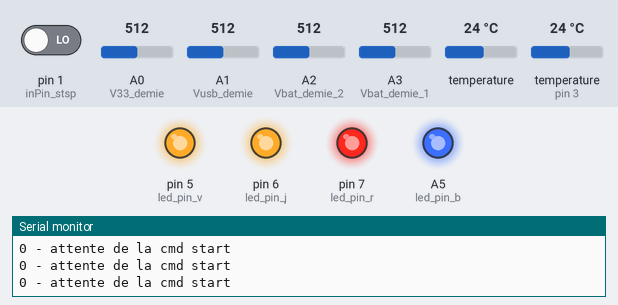
A sketch run on a simulated Teensy 4. On the bench: output pins drawn as LEDs (lit = HIGH), the last lines printed to the serial monitor. The test bench sets the inputs (shaded band); at power-on: pin 1 (inPin_stsp) LOW, A1 (Vusb_demie) = 512, A0 (V33_demie) = 512, A2 (Vbat_demie_2) = 512, A3 (Vbat_demie_1) = 512, temperature 24 °C, temperature (sensor on pin 3) 24 °C (analog values on the 0–1023 scale).

Above: at 6.8 s.
6.9 s: pin 1 (inPin_stsp) driven HIGH
At 10.9 s:
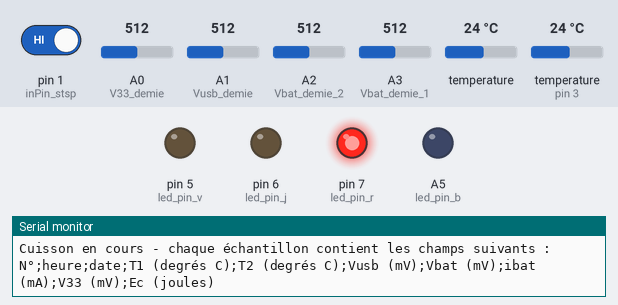
At 11.9 s:
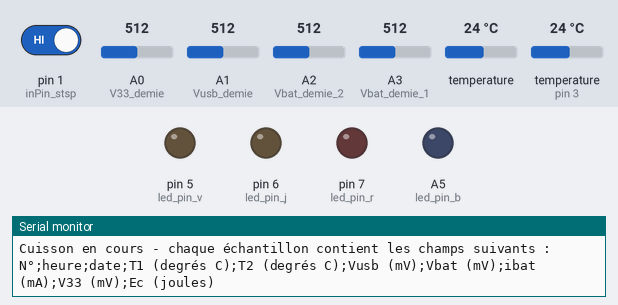
12.8 s: A1 (Vusb_demie) set to 608
15.8 s: A1 (Vusb_demie) set to 641
Timing chart, 0 to 18.8 s (numbered marks = the images above; inputs shaded):
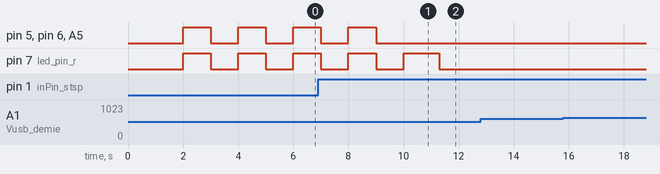

The sketch:

IHM-wifi.ino
```cpp
/*
 * 2 - Initialisation des paramètres
 */

 unsigned long tt1=0;//temps de travail 1
 unsigned long tt2=0;//temps de travail 2
 unsigned long ti=30000000;//temps itératif
 unsigned long ts=0;//temps de sleep

 /*
  * 2b - IHM clavier
  */

const int inPin_stsp = 1;    // SW2 connected to digital pin 1
bool val_stsp = false;//Création de la variable booléenne start stop (stsp)
//Création des tableaux (array) des gabarits de cuisson
float Gabarit1[] = {30, 0.4, 0.275, 70, 25, 30, 2, 1.0, 4};
float Gabarit2[] = {30, 0.4, 0.275, 72.5, 22.5, 28, 2.5, 1.25, 4};
float Gabarit3[] = {30, 0.4, 0.275, 75, 20, 24, 3, 1.5, 4};
float Gabarit4[] = {30, 0.4, 0.275, 77.5, 17.5, 22, 3.5, 1.75, 4};
float Gabarit5[] = {30, 0.4, 0.275, 80, 15, 20, 4, 2.0, 4};
float Gabarit6[] = {30, 0.4, 0.342, 82.5, 12.5, 18, 4.5, 2.25, 4};
float Gabarit7[] = {30, 0.4, 0.409, 85, 10, 16, 5, 2.5, 4};
float Gabarit8[] = {30, 0.4, 0.685, 87.5, 7.5, 14, 5.5, 2.75, 4};
float Gabarit9[] = {30, 0.4, 0.685, 90, 5, 12, 6, 3.0, 4};
//Création des variables "paramètres de cuisson"
int p; // période
float G;
float I;
float Tu;
float Tm;
int Tau;
float Vc;
float A_c;
int ta;
//Création de la variable Durée de Cuisson (DC) et affectation d'une valeur par défaut
int DC = 100;
//Création de la variable Gabarit et affectation d'une valeur par défaut
int Gabarit = 5;
//Création de la variable flag dédiée à la saisie du N° de gabarit
int flag=1;
//Création du paramètre i correspondant au nombre de chiffres à saisir pour définir la durée de cuisson
int i=3;
int reponse;

 /**
 * 2c - Acquisition des températures
 * Code pour lire un thermomètre digital DS18B20 sur un bus 1-Wire.
 */
 float T1;
 float T2;
/* Dépendance pour le bus 1-Wire */
#include <OneWire.h> //Chargement de la librairie OneWire.h
/* Broches des 2 bus 1-Wire */
const byte BROCHE_ONEWIRE_1 = 0;
const byte BROCHE_ONEWIRE_2 = 3;

/* Code de retour des 2 fonctions getT1() et getT2() */
enum DS18B20_RCODES {
  READ_OK,  // Lecture ok
  NO_SENSOR_FOUND,  // Pas de capteur
  INVALID_ADDRESS,  // Adresse reçue invalide
  INVALID_SENSOR  // Capteur invalide (pas un DS18B20)
};


/* Création des 2 objets OneWire pour manipuler les 2 bus 1-Wire */
OneWire ds1(BROCHE_ONEWIRE_1);
OneWire ds2(BROCHE_ONEWIRE_2);

/**
 * 2d - Mesure des tensions et calcul du courant ibat
 */

const int Vbat_demie_1 = A3; //Initialisation de la variable Vbat_demie_1 et affectation à l'entrée analogique A0 (demie valeur de la tension Vbat avant la résistance de 1 Ohm)
const int Vbat_demie_2 = A2; //Initialisation de la variable Vbat_demie_2 et affectation à l'entrée analogique A1 (demie valeur de la tension Vbat après la résistance de 1 Ohm)
float Vbat_1; //Initialisation de la variable Vbat_1 (valeur de la tension Vbat avant la résistance de 1 Ohm)
float Vbat_2; //Initialisation de la variable Vbat_2 (valeur de la tension Vbat après la résistance de 1 Ohm)
float ibat; //Initialisation de la variable ibat (valeur du courant qui traverse la résistance de 1 Ohm)
const float Vbat_limite = 4300; //Limite supérieure de Vbat
const float Vbat_nominal = 3700; //Valeur nominale de Vbat
const float Vbat_min = 3600; //Valeur minimun de Vbat
const float Vbat_cut_off = 2800; //Cut off de Vbat*/
const int Vusb_demie = A1; //Initialisation de la variable Vusb_demie
float Vusb; //Initialisation de la variable Vusb
const int V33_demie = A0; //Initialisation de la variable V33_demie
float V33; //Initialisation de la variable V33
//Initialisation des valeurs utilisées par la fonction de changement d'échelle (fonction mathématique map() de l'arduino)
const int MaxConv = 8192; //Valeur maximale lue
const int MaxVolt = 3272; //Valeur de la tension correspondante à la valeur maximale

bool state_Vusb = false;

/*
 * 2e - Built In Test Equipment (BITE)
 */

 const int led_pin_r = 7;//Led rouge
 const int led_pin_j = 6;//Led jaune
 const int led_pin_v = 5;//Led verte

 /** 2f - Transmission
 * Chargement de la librairie VirtualWire - Gestion de l'émetteur 433 MHZ
 **/
/*
#include <VirtualWire.h>
const int transmit_pin = 4;//Pin de sortie de l'émetteur*/
byte count = 0;//Initialisation du numéro du message


/**
 * 2g - Horodatage & Chronomètre
 * Horodatage
 */

 /*
#include "TimeLib.h" //Include TimeLib.h library
/**
 * Chronomètre
  */
#include <Chrono.h> //Include Chrono.h Library
Chrono Chrono(Chrono::MICROS);//Instanciate a Chrono object

/**
 * 2h - Bilan énergétique de la batterie
 * Chargement de la librairie
 */
unsigned long Etot=0; //Energie électrique totale consommée en joule
unsigned long Et=0; //Energie électrique consommée pendant le travail
unsigned long Es=0; //Energie électrique consommée pendant le sommeil (sleep)
unsigned long Ec=0; //Energie électrique consommée cumulée

/**
 * 2i Calcul
 */

/**
 * 2j - Visualisation du contenu des échantillons
/**

/*
 * 2k mode sleep
 */

 const int led_pin_b = 19;//blue led connected to digital pin 19
 const int inPin_sleep = 2;//SW3 connected to digital pin 2
bool val_sleep = false;//variable to store the read value


 /*
  * 3 - Fonctions spécifiques
  */
/*
 //#include <digitalWriteFast.h> Non supporter par le MKR WiFi 1010
   */
 void wait_s_m(){
    int time = 0;
    while (!Serial && time < 1000) {
        mesures();//Lance la fonction mesures() pour connaitre l'état de Vusb (state_Vusb)
        if (!state_Vusb) {digitalWrite(led_pin_r, HIGH);}
        if (state_Vusb) {digitalWrite(led_pin_v, HIGH);}
        delay(30);
        if (!state_Vusb) {digitalWrite(led_pin_r, LOW);}
        if (state_Vusb) {digitalWrite(led_pin_v, LOW);}
        delay(30);
    }
    // normal delay for Arduino Serial Monitor
    delay(1200);
  }

   /**
 * 3c-1 - Fonction d'acquisition de la température via le 1er thermomètre digital DS18B20 (ds1).
 * Fonction de lecture de la température via un thermomètre digital DS18B20 câblé sur le 1er bus ds1.
 */
byte getT1(float *T1, byte reset_search) {
  byte data[9], addr[8];
  // data[] : Données lues depuis le scratchpad
  // addr[] : Adresse du module 1-Wire détecté

  /* Reset le bus 1-Wire si nécessaire (requis pour la lecture du premier capteur) */
  if (reset_search) {
    ds1.reset_search();
  }

  /* Recherche le prochain capteur 1-Wire disponible */
  if (!ds1.search(addr)) {
    // Pas de capteur
    return NO_SENSOR_FOUND;
  }

  /* Vérifie que l'adresse a été correctement reçue */
  if (OneWire::crc8(addr, 7) != addr[7]) {
    // Adresse invalide
    return INVALID_ADDRESS;
  }

  /* Vérifie qu'il s'agit bien d'un DS18B20 */
  if (addr[0] != 0x28) {
    // Mauvais type de capteur
    return INVALID_SENSOR;
  }

  /* Reset le bus 1-Wire et sélectionne le capteur */
  ds1.reset();
  ds1.select(addr);

  /* Lance une prise de mesure de température et attend la fin de la mesure */
  ds1.write(0x44, 1);
  delay(800);

  /* Reset le bus 1-Wire, sélectionne le capteur et envoie une demande de lecture du scratchpad */
  ds1.reset();
  ds1.select(addr);
  ds1.write(0xBE);

 /* Lecture du scratchpad */
  for (byte i = 0; i < 9; i++) {
    data[i] = ds1.read();
  }

  /* Calcul de la température en degré Celsius */
  *T1 = (int16_t) ((data[1] << 8) | data[0]) * 0.0625;

  // Pas d'erreur
  return READ_OK;
}
 /** 3c-2 - Fonction d'acquisition de la température via le 2ème thermomètre digital DS18B20 (ds2).
 */
byte getT2(float *T2, byte reset_search) {
  byte data[9], addr[8];
  // data[] : Données lues depuis le scratchpad
  // addr[] : Adresse du module 1-Wire détecté

  /* Reset le bus 1-Wire ci nécessaire (requis pour la lecture du premier capteur) */
  if (reset_search) {
    ds2.reset_search();
  }

  /* Recherche le prochain capteur 1-Wire disponible */
  if (!ds2.search(addr)) {
    // Pas de capteur
    return NO_SENSOR_FOUND;
  }

  /* Vérifie que l'adresse a été correctement reçue */
  if (OneWire::crc8(addr, 7) != addr[7]) {
    // Adresse invalide
    return INVALID_ADDRESS;
  }

  /* Vérifie qu'il s'agit bien d'un DS18B20 */
  if (addr[0] != 0x28) {
    // Mauvais type de capteur
    return INVALID_SENSOR;
  }

  /* Reset le bus 1-Wire et sélectionne le capteur */
  ds2.reset();
  ds2.select(addr);

  /* Lance une prise de mesure de température et attend la fin de la mesure */
  ds2.write(0x44, 1);
  delay(800);

  /* Reset le bus 1-Wire, sélectionne le capteur et envoie une demande de lecture du scratchpad */
  ds2.reset();
  ds2.select(addr);
  ds2.write(0xBE);

 /* Lecture du scratchpad */
  for (byte i = 0; i < 9; i++) {
    data[i] = ds2.read();
  }

  /* Calcul de la température en degré Celsius */
  *T2 = (int16_t) ((data[1] << 8) | data[0]) * 0.0625;

  // Pas d'erreur
  return READ_OK;
}

/*
 * 3b - IHM clavier
 */

 void saisie(){Serial.println ("Systeme de Cuisson Assistee par Ordinateur (SCAO) ");
  //Saisie des paramètres de cuisson
  //Saisie de la duree de cuisson DC
  byte a; byte b; byte c; byte x=(15);
  Serial.println ("Entrer DC (mn) sur 3 chiffres");
  while (i > 0) {
  switch (i) {
  case 3:
  if (Serial.available () > 0)  {a=Serial.read(); a=a&x; i=i-1; break;}
  case 2:
  if (Serial.available () > 0)  {b=Serial.read(); b=b&x; i=i-1; break;}
  case 1:
  if (Serial.available () > 0)  {c=Serial.read(); c=c&x; DC=(100*a+10*b+c); Serial.print (DC); Serial.println (" mn "); i=i-1; break;}
  default: {delay(1000);}
    }//Switch
  } //While DC

  //Saisie du gabarit
  Serial.println ("Par defaut le gabarit est 5, voulez-vous le changer o/n ?");
   flag=1;
   while (flag>0) {if (Serial.available () > 0) {
   reponse=Serial.read();
   if (reponse==111 | reponse==79) {
   Serial.println ("Choisir le gabarit 1 -> 9 ");
   while (flag>0) {if (Serial.available () > 0) {
   reponse=Serial.read();
   Gabarit=reponse&x;
   if (Gabarit > 0 & Gabarit <=9){flag=flag-1;}
   delay (1000);
 }//if serial.available b
 }//while
 }//if
   if (reponse==110 | reponse==78) {flag=flag-1;}
   delay (1000);
 }//if Serial.available a
 }//while

 //Visualisation DC et N° de gabarit
 Serial.print ("Duree de cuisson "), Serial.print (DC); Serial.println (" mn - ");
  //Visualisation des parametres correspondants au N° du gabarit choisi
  delay (1000);
  switch (Gabarit) {
  case 1: p=Gabarit1[0]; G=Gabarit1[1]; I=Gabarit1[2]; Tu=Gabarit1[3]; Tm=Gabarit1[4]; Tau=Gabarit1[5]; Vc=Gabarit1[6]; A_c=Gabarit1[7]; ta=Gabarit1[8];  break;
  case 2: p=Gabarit2[0]; G=Gabarit2[1]; I=Gabarit2[2]; Tu=Gabarit2[3]; Tm=Gabarit2[4]; Tau=Gabarit2[5]; Vc=Gabarit2[6]; A_c=Gabarit2[7]; ta=Gabarit2[8];  break;
  case 3: p=Gabarit3[0]; G=Gabarit3[1]; I=Gabarit3[2]; Tu=Gabarit3[3]; Tm=Gabarit3[4]; Tau=Gabarit3[5]; Vc=Gabarit3[6]; A_c=Gabarit3[7]; ta=Gabarit3[8];  break;
  case 4: p=Gabarit4[0]; G=Gabarit4[1]; I=Gabarit4[2]; Tu=Gabarit4[3]; Tm=Gabarit4[4]; Tau=Gabarit4[5]; Vc=Gabarit4[6]; A_c=Gabarit4[7]; ta=Gabarit4[8];  break;
  case 5: p=Gabarit5[0]; G=Gabarit5[1]; I=Gabarit5[2]; Tu=Gabarit5[3]; Tm=Gabarit5[4]; Tau=Gabarit5[5]; Vc=Gabarit5[6]; A_c=Gabarit5[7]; ta=Gabarit5[8];  break;
  case 6: p=Gabarit6[0]; G=Gabarit6[1]; I=Gabarit6[2]; Tu=Gabarit6[3]; Tm=Gabarit6[4]; Tau=Gabarit6[5]; Vc=Gabarit6[6]; A_c=Gabarit6[7]; ta=Gabarit6[8];  break;
  case 7: p=Gabarit7[0]; G=Gabarit7[1]; I=Gabarit7[2]; Tu=Gabarit7[3]; Tm=Gabarit7[4]; Tau=Gabarit7[5]; Vc=Gabarit7[6]; A_c=Gabarit7[7]; ta=Gabarit7[8];  break;
  case 8: p=Gabarit8[0]; G=Gabarit8[1]; I=Gabarit8[2]; Tu=Gabarit8[3]; Tm=Gabarit8[4]; Tau=Gabarit8[5]; Vc=Gabarit8[6]; A_c=Gabarit8[7]; ta=Gabarit8[8];  break;
  case 9: p=Gabarit9[0]; G=Gabarit9[1]; I=Gabarit9[2]; Tu=Gabarit9[3]; Tm=Gabarit9[4]; Tau=Gabarit9[5]; Vc=Gabarit9[6]; A_c=Gabarit9[7]; ta=Gabarit9[8];  break;
  }//switch
  Serial.print ("N° de gabarit choisi : ");  Serial.println(Gabarit); Serial.print("Ce gabarit correspond aux paramètres (p, G, I, Tu, Tm, Tau, Vc, Ac, ta) : ");
  Serial.print ("{");Serial.print (p); Serial.print (", "); Serial.print (G); Serial.print (", "); Serial.print (I); Serial.print (", "); Serial.print (Tu); Serial.print (", "); Serial.print (Tm); Serial.print (", "); Serial.print (Tau); Serial.print (", "); Serial.print (Vc); Serial.print (", "); Serial.print (A_c); Serial.print (", "); Serial.print (ta);Serial.println ("}");
  Serial.println ("Voulez-vous continuer ? taper O");
  flag=1;
  while (flag>0) {if (Serial.available() > 0)
    {reponse=Serial.read(); if (reponse==111 | reponse==79){flag=flag-1;}//Si le caractère frappé est O ou o

    }
  }
  }

  /**
 * 3d - Mesure des tensions et calcul du courant ibat
 */
  //fonction de changement d'échelle (fonction mathématique map() de l'arduino)
  //La multiplication par 2.0038 compense la division par 2 (pont diviseur) et l'impédance de l'entrée du microcontrôleur pour les chiffres après la virgule.
  void mesures(){
  analogReadResolution(13);
  Vusb = map (2.0038*analogRead(Vusb_demie), 0, MaxConv, 0, MaxVolt);
  Vbat_1 = map (2.0038*analogRead(Vbat_demie_1), 0, MaxConv, 0, MaxVolt);
  Vbat_2 = map (2.0038*analogRead(Vbat_demie_2), 0, MaxConv, 0, MaxVolt);
  ibat = Vbat_1 - Vbat_2;
  V33 = map (2.0038*analogRead(V33_demie), 0, MaxConv, 0, MaxVolt);
  if (Vusb < 1000) {state_Vusb = false;}
  if (Vusb > 4000) {state_Vusb = true;}
  }

/*
 * * 3h - Bilan énergétique de la batterie
 */

  /*
 * 3j - Visualisation du contenu des échantillons
 */
  void visu(){
  Serial.print(count);//N° de l'échantillon
  Serial.print(";");//Séparation des champs par une virgule
//  digitalClockDisplay();//Heure et date
  delay(100);
  Serial.print(T1, 2);//Température mesurée T1 en °C sur le couvercle de la casserole
  Serial.write(";"); //Séparation des champs par une virgule
  Serial.print(T2, 2);//Température mesurée T2 en °C sur la batterie
  Serial.write(";"); //Séparation des champs par une virgule
  Serial.print(Vusb);//Tension mesurée Vusb en mV
  Serial.print(";");//Séparation des champs par une virgule
  Serial.print(Vbat_1);//Tension mesurée Vbat1 en mV
  Serial.print(";");//Séparation des champs par une virgule
  Serial.print(ibat);//Courant mesuré ibat en mA
  Serial.print(";");//Séparation des champs par une virgule
  Serial.print(V33);//Tension mesurée V33 en mV
  Serial.print(";");//Séparation des champs par une virgule
  Serial.println(Ec);//Energie mesurée Ec en joules
  delay(2000);
  }

/** 4 - Fonction setup() **/

void setup() {
  /* Initialisation du port série */
  Serial.begin(9600);
  delay(2000);
  mesures();
   pinMode(led_pin_v, OUTPUT);
  pinMode(led_pin_j, OUTPUT);
  pinMode(led_pin_r, OUTPUT);
  pinMode(led_pin_b, OUTPUT);  // sets the digital pin 19 as output
  //Test des leds (mise sous tension)
  digitalWrite(led_pin_v, HIGH);
  digitalWrite(led_pin_j, HIGH);
  digitalWrite(led_pin_r, HIGH);
  digitalWrite(led_pin_b, HIGH);

  /*
   * 4b - IHM clavier
   */

  pinMode(inPin_stsp, INPUT);//sets the digital pin 1 as input
  if (state_Vusb) {saisie();}
  //char recu;
  //while (Serial.available() > 0) {recu = Serial.read(); Serial.print (recu); break;}
  while (!val_stsp) {
    val_stsp = digitalRead(inPin_stsp);
    Serial.print(val_stsp);
    Serial.println (" - attente de la cmd start");
    digitalWrite(led_pin_v, HIGH);
    digitalWrite(led_pin_j, HIGH);
    digitalWrite(led_pin_r, HIGH);
    digitalWrite(led_pin_b, HIGH);
    delay(1000);
    digitalWrite(led_pin_v, LOW);
    digitalWrite(led_pin_j, LOW);
    digitalWrite(led_pin_r, LOW);
    digitalWrite(led_pin_b, LOW);
    delay(1000);
    }

//4c - Acquisition des températures T1 et T2

/*
 * 4d - Mesure des tensions et calcul du courant ibat*/
  analogReadResolution(13);

 //4j - Visualisation du contenu des échantillons
  Serial.println ("Cuisson en cours - chaque échantillon contient les champs suivants :");
  Serial.println("N°;heure;date;T1 (degrés C);T2 (degrés C);Vusb (mV);Vbat (mV);ibat (mA);V33 (mV);Ec (joules)");
 //4k - Mode sleep
  pinMode(inPin_sleep, INPUT);    // sets the digital pin 10 as input
  digitalWrite(led_pin_r, HIGH);//USB serial connection is not establihed - Clic on serial monitor icon (right top icon)
  wait_s_m();//Wait for serial monitor
  //while (!Serial);
    delay(100);
    digitalWrite(led_pin_r, LOW);
    //Serial.println("Starting...");
    delay(100);


  //4h - Bilan énergétique de la batterie

}

void loop() {
  // put your main code here, to run repeatedly:

//5c - Acquisition des températures T1 et T2
  //float T1;
  /* Lit la température T1 */
  if (getT1(&T1, true) != READ_OK) {
    Serial.println(F("Erreur de lecture du capteur"));
    return;
  }
  //float T2;
  /* Lit la température ambiante à ~1Hz */
  if (getT2(&T2, true) != READ_OK) {
    Serial.println(F("Erreur de lecture du capteur"));
    return;
  }

  //5d - Mesure des tensions et calcul du courant ibat
 mesures();

 //5f - Transmission
  /* Transmission des donnèes à l'e-r-433 */
  /*La fonction de transmission vw_send(message, length) : transmit a message, "message" is an array of the bytes to send,
  and "length" is the number of bytes stored in the array.*/

  count = count +1;

 //5h - Bilan énergétique de la batterie
 tt2 = (Chrono.elapsed());
 Et = ((Vbat_1/1000) * ibat)*((tt1 + tt2)/1000000);
 if (val_sleep) {Es = ((Vbat_1/1000) * 1.5)*(ts/1000000);}
// if (!  ) {Es = ((Vbat_1/1000) * ibat)*(ts/1000000);}
 Etot = Et + Es;
 Ec = Ec + Etot;

 //5j - Visualisation du contenu des échantillons
 //Appel de la fonction visu() si le Teensy 3.2 est connecté à l'ordinateur (reçoit du 5V) à l'aide d'un câble USB
  if (state_Vusb){visu();}
}
```

Measured:
- after the input at 6.9 s, pin 5 (led_pin_v), pin 6 (led_pin_j), A5 (led_pin_b): goes on until 9.0 s, then stays LOW
- after the input at 12.8 s, every drawn part: stays the same
